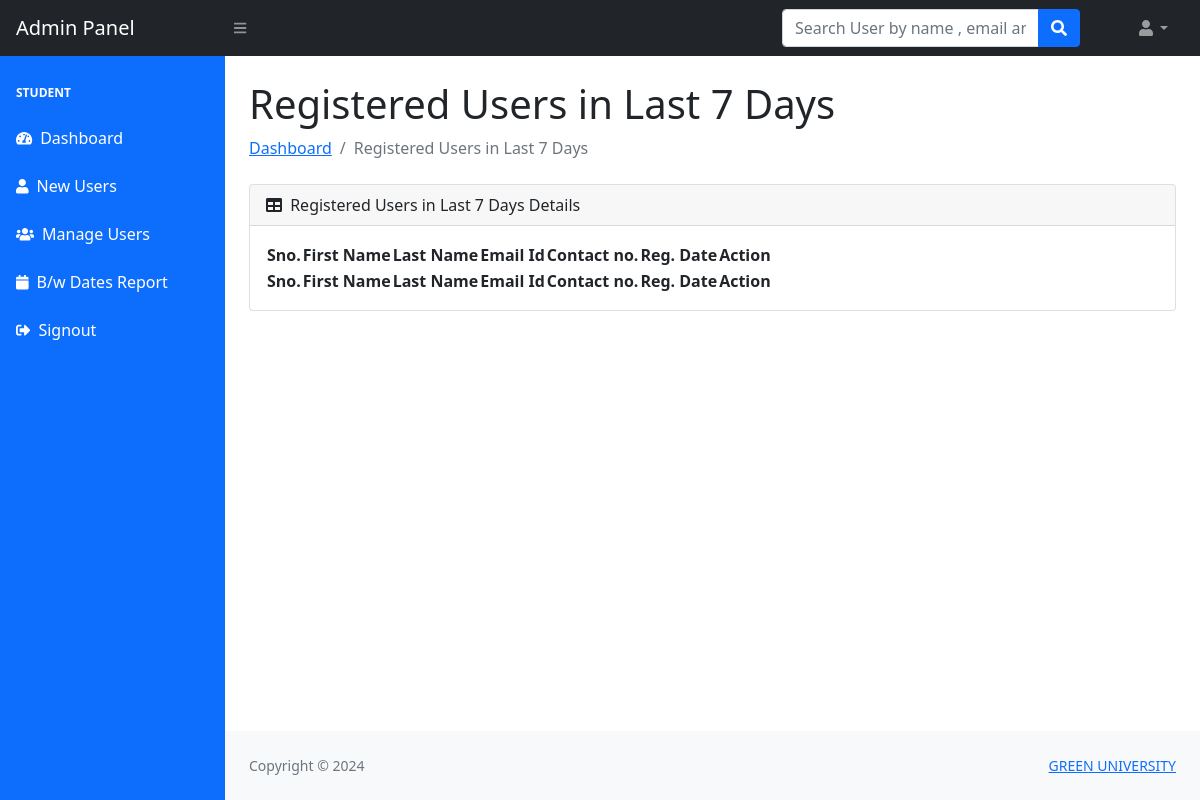
Before: /admin/lastsevendays-reg-users.php (signed in) with the older database file.
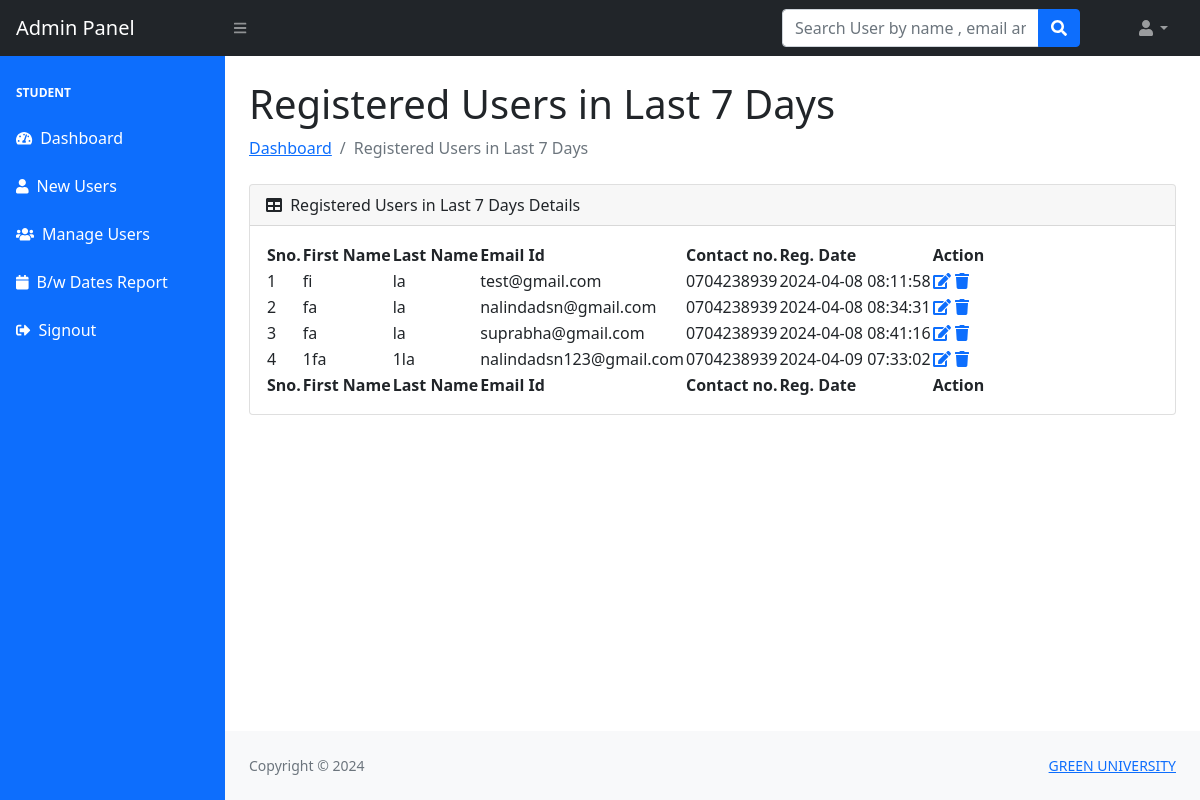
After: the same page with the newer database file.
### tables this page shows
CREATE TABLE `users` (
  `id` int(11) NOT NULL,
  `fullName` varchar(400) DEFAULT NULL,
  `nameWithInitials` varchar(200) DEFAULT NULL,
  `indexNo` varchar(200) DEFAULT NULL,
  `intake` varchar(50) DEFAULT NULL,
  `fname` varchar(255) DEFAULT NULL,
  `lname` varchar(255) DEFAULT NULL,
  `email` varchar(255) DEFAULT NULL,
  `password` varchar(300) DEFAULT NULL,
  `contactno` varchar(11) DEFAULT NULL,
  `posting_date` timestamp NOT NULL DEFAULT current_timestamp()
);

### admin/lastsevendays-reg-users.php (the view, shortened to what this page needs)
<?php session_start();
include_once('../includes/config.php');
if (strlen($_SESSION['adminid']==0)) {
  header('location:logout.php');
  } else{
   ?>
<!DOCTYPE html>
<html lang="en">
    <head>
        <link href="https://cdn.jsdelivr.net/npm/simple-datatables@latest/dist/style.css" rel="stylesheet" />
        <link href="../css/styles.css" rel="stylesheet" />
    </head>
    <body class="sb-nav-fixed">
      <?php include_once('includes/navbar.php');?>
        <div id="layoutSidenav">
         <?php include_once('includes/sidebar.php');?>
            <div id="layoutSidenav_content">
                <main>
                    <div class="container-fluid px-4">
                        <h1 class="mt-4">Registered Users in Last 7 Days </h1>
                        <ol class="breadcrumb mb-4">
                            <li class="breadcrumb-item"><a href="dashboard.php">Dashboard</a></li>
                            <li class="breadcrumb-item active">Registered Users in Last 7 Days </li>
                        </ol>
                        <div class="card mb-4">
                            <div class="card-header">
                                <i class="fas fa-table me-1"></i>
                          Registered Users in Last 7 Days  Details
                            </div>
                            <div class="card-body">
                                <table id="datatablesSimple">
                                    <thead>
                                        <tr>
                                             <th>Sno.</th>
                                  <th>First Name</th>
                                  <th> Last Name</th>
                                  <th> Email Id</th>
                                  <th>Contact no.</th>
                                  <th>Reg. Date</th>
                                  <th>Action</th>
                                        </tr>
                                    </thead>
                                    <tfoot>
                                        <tr>
                                             <th>Sno.</th>
                                  <th>First Name</th>
                                  <th> Last Name</th>
                                  <th> Email Id</th>
                                  <th>Contact no.</th>
                                  <th>Reg. Date</th>
                                  <th>Action</th>
                                        </tr>
                                    </tfoot>
                                    <tbody>
                                              <?php $ret=mysqli_query($con,"select * from users where date(posting_date)>=now() - INTERVAL 7 day");
                              $cnt=1;
                              while($row=mysqli_fetch_array($ret))
                              {?>
                              <tr>
                              <td><?php echo $cnt;?></td>
                                  <td><?php echo $row['fname'];?></td>
                                  <td><?php echo $row['lname'];?></td>
                                  <td><?php echo $row['email'];?></td>
                                  <td><?php echo $row['contactno'];?></td>  <td><?php echo $row['posting_date'];?></td>
                                  <td>
                                     <a href="user-profile.php?uid=<?php echo $row['id'];?>">
                          <i class="fas fa-edit"></i></a>
                                     <a href="manage-users.php?id=<?php echo $row['id'];?>" onClick="return confirm('Do you really want to delete');"><i class="fa fa-trash" aria-hidden="true"></i></a>
                                  </td>
                              </tr>
                              <?php $cnt=$cnt+1; }?>
                                    </tbody>
                                </table>
                            </div>
                        </div>
                    </div>
                </main>
  <?php include('../includes/footer.php');?>
            </div>
        </div>
    </body>
</html>
<?php } ?>

Changed rows visible on the page:
added users: fname "fi", lname "la", email "test@gmail.com", contactno "0704238939", posting_date "2024-04-08 08:11:58"
added users: fname "fa", lname "la", email "nalindadsn@gmail.com", contactno "0704238939", posting_date "2024-04-08 08:34:31"
added users: fname "fa", lname "la", email "suprabha@gmail.com", contactno "0704238939", posting_date "2024-04-08 08:41:16"
added users: fname "1fa", lname "1la", email "nalindadsn123@gmail.com", contactno "0704238939", posting_date "2024-04-09 07:33:02"
